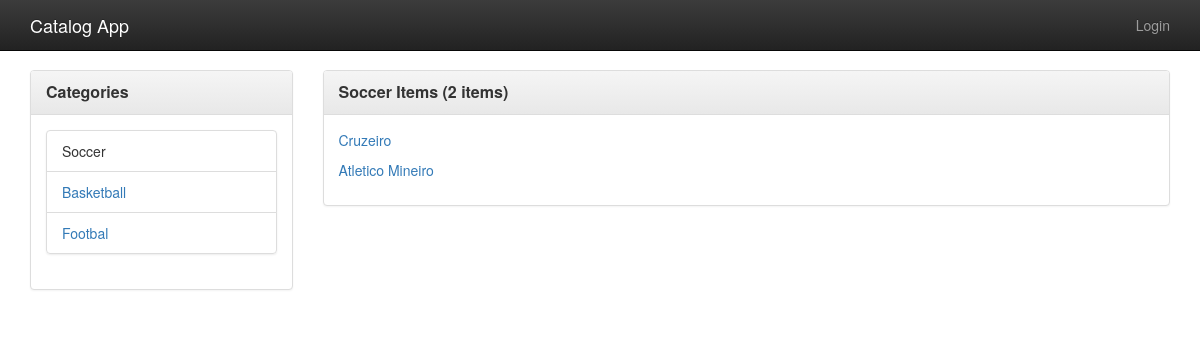
Screenshot of /categories/1/items/ with the database file from the repository.
### database_setup.py (models this page shows, shortened)
class Category(Base):
    __tablename__ = 'category'
    id = Column(Integer, primary_key=True)
    name = Column(String(250), nullable=False)
    user_id = Column(Integer, ForeignKey('user.id'))
    user = relationship(User)

class CategoryItem(Base):
    __tablename__ = 'category_item'
    id = Column(Integer, primary_key=True)
    title = Column(String(80), nullable=False)
    description = Column(String(250))
    price = Column(String(8))
    category_id = Column(Integer, ForeignKey('category.id'))
    category = relationship(
        "Category", backref=backref("category_items", cascade="all, delete"))
    user_id = Column(Integer, ForeignKey('user.id'))
    user = relationship(User)

### categories.py (the view)
@app.route('/<int:category_id>')
@app.route('/<int:category_id>/items/')
def showCategoryItems(category_id):
    category = session.query(Category).filter_by(id=category_id).one()
    items = session.query(CategoryItem).filter_by(
            category_id=category_id).order_by(CategoryItem.id.desc()).all()
    categories = session.query(Category).all()
    logged = 'username' in login_session
    return render_template('catalog.html',
        categories=categories, items=items, logged=logged, category=category)

### templates/catalog.html (shortened to what this page needs)
{% extends "main.html" %}
{% block content %}
<div class="row">
    <div class="col-md-3">
      <div class="panel panel-default">
        <div class="panel-heading">
          <span class="panel-title">Categories</span>
        </div>
        <div class="panel-body">
          {% if categories |length == 0 %}
            No Category registered
          {% else %}
            <ul class="list-group">
              {% for c in categories %}
                <li class="list-group-item">
                  {% if category and category.id == c.id %}
                    {{ c.name }}
                  {% else %}
                    <a href="{{ url_for('categories.showCategoryItems',
                                category_id=c.id) }}">
                      {{ c.name }}
                    </a>
                  {% endif %}
              {% endfor %}
            </ul>
          {% endif %}
        </div>
      </div>
    </div>
    <div class="col-md-9">
      <div class="panel panel-default">
        <div class="panel-heading">
          <span class="panel-title">
            {% if category %}
                {{ category.name }} Items ({{ items |length }} items)
            {% else %}
              Latest Items
            {% endif %}
          </span>
        </div>
        <div class="panel-body">
          {% if items |length == 0 %}
            No Item registered
          {% else %}
            {% for item in items %}
              <div class="category-item">
                <a href="{{ url_for('items.showItem',
                    category_item_id=item.id) }}">
                  {{ item.title }}</a>
              </div>
            {% endfor %}
          {% endif %}
        </div>
      </div>
    </div>
</div>
{% endblock %}

### static/styles.css (style rules this page uses)
body { padding-top: 70px; }
.panel-title { font-weight: bold; }
.category-item { margin-bottom: 10px; }

### rows the page displays
Category: name "Soccer"
Category: name "Basketball"
Category: name "Footbal"
CategoryItem: title "Cruzeiro"
CategoryItem: title "Atletico Mineiro"

### other values shown
{{ items |length }} "2"
